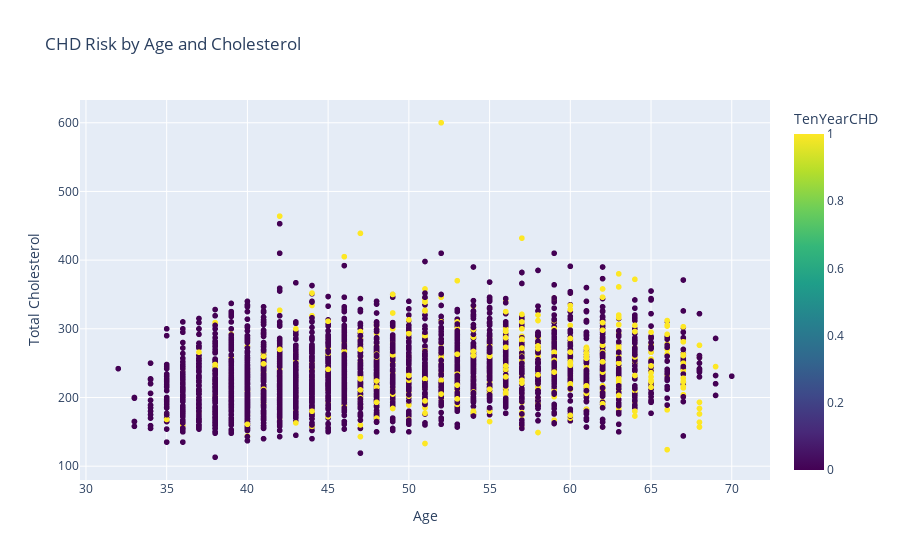

Notebook source saved alongside this figure:
### Code cell
import plotly.express as px

# Interactive scatter plot
fig = px.scatter(heart_data, x='age', y='totChol', color='TenYearCHD',
                 title="CHD Risk by Age and Cholesterol",
                 labels={'age': 'Age', 'totChol': 'Total Cholesterol'},
                 hover_data=['sysBP'],
                 color_continuous_scale='Viridis')
fig.show()

### Figure 1 — Plotly figure (JSON) as saved in the notebook; plotly's stock layout.template omitted (floating-point values rounded to 4 significant figures; data arrays with more than 128 entries replaced by an {"elided": "..."} marker saying what was removed)
{"data": [{"customdata": {"elided": "3658x1 float values"}, "hovertemplate": "Age=%{x}<br>Total Cholesterol=%{y}<br>sysBP=%{customdata[0]}<br>TenYearCHD=%{marker.color}<extra></extra>", "legendgroup": "", "marker": {"color": {"elided": "3658 int values"}, "coloraxis": "coloraxis", "symbol": "circle"}, "mode": "markers", "name": "", "showlegend": false, "type": "scattergl", "x": {"elided": "3658 int values"}, "xaxis": "x", "y": {"elided": "3658 int values"}, "yaxis": "y"}], "layout": {"coloraxis": {"colorbar": {"title": {"text": "TenYearCHD"}}, "colorscale": [[0, "#440154"], [0.1111, "#482878"], [0.2222, "#3e4989"], [0.3333, "#31688e"], [0.4444, "#26828e"], [0.5556, "#1f9e89"], [0.6667, "#35b779"], [0.7778, "#6ece58"], [0.8889, "#b5de2b"], [1, "#fde725"]]}, "legend": {"tracegroupgap": 0}, "title": {"text": "CHD Risk by Age and Cholesterol"}, "xaxis": {"anchor": "y", "domain": [0, 1], "title": {"text": "Age"}}, "yaxis": {"anchor": "x", "domain": [0, 1], "title": {"text": "Total Cholesterol"}}}}
